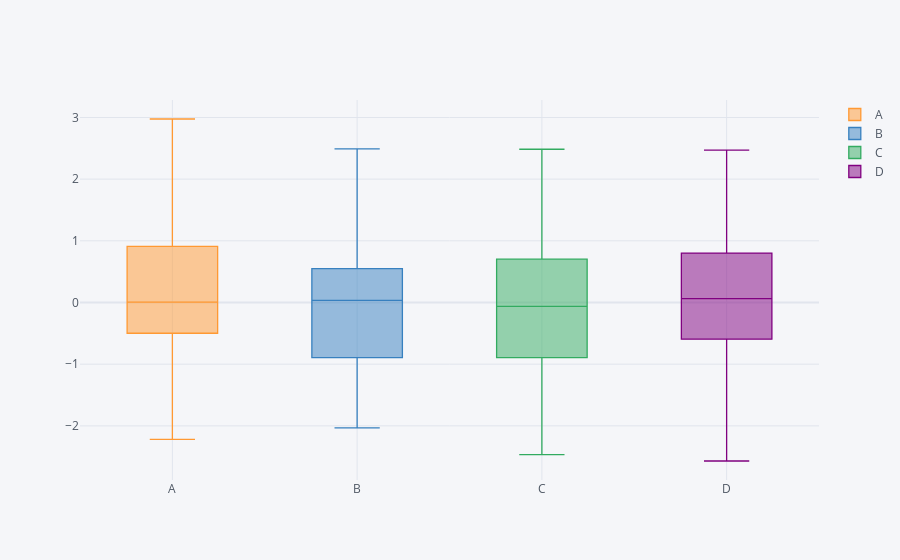

Source (notebook cell):
### Code cell
# box plot
df1.iplot(kind='box')
